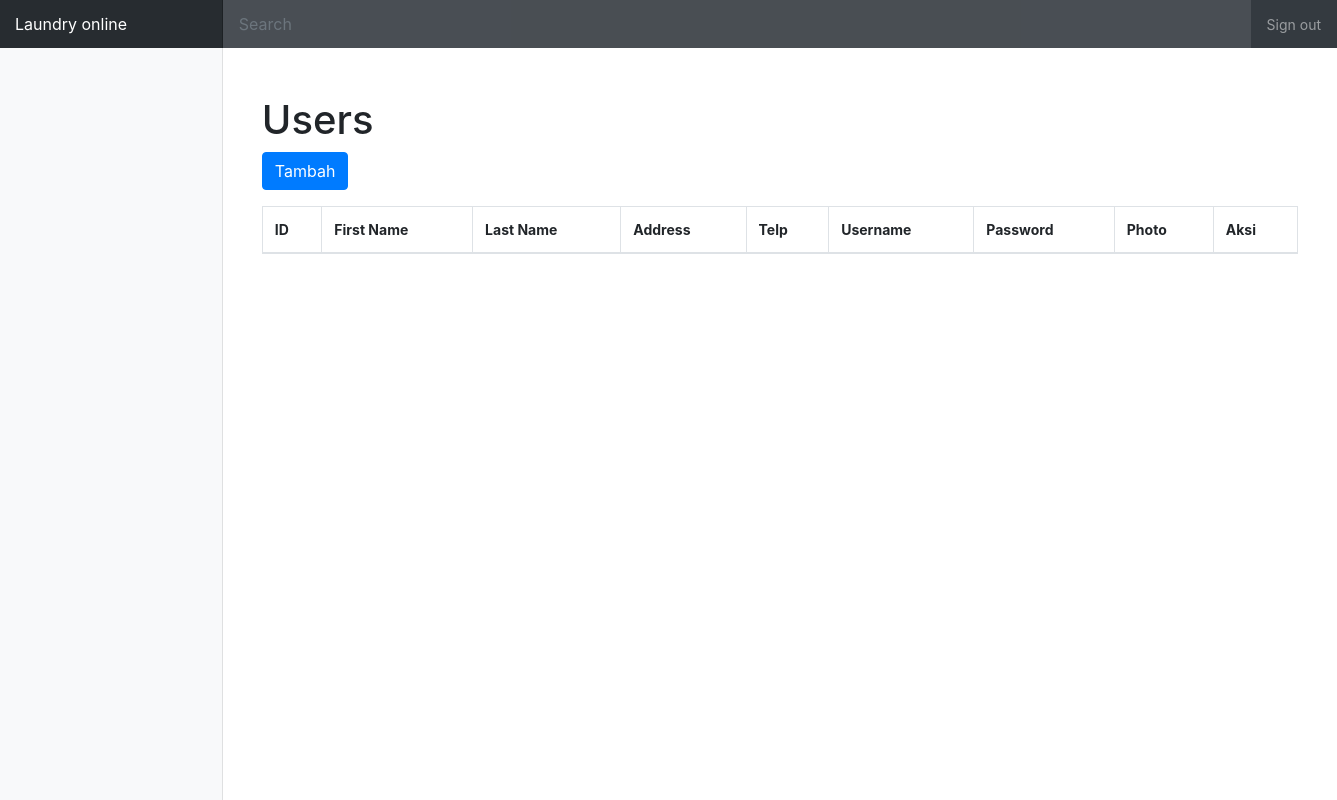
Page /index.php/users on the earlier database version.
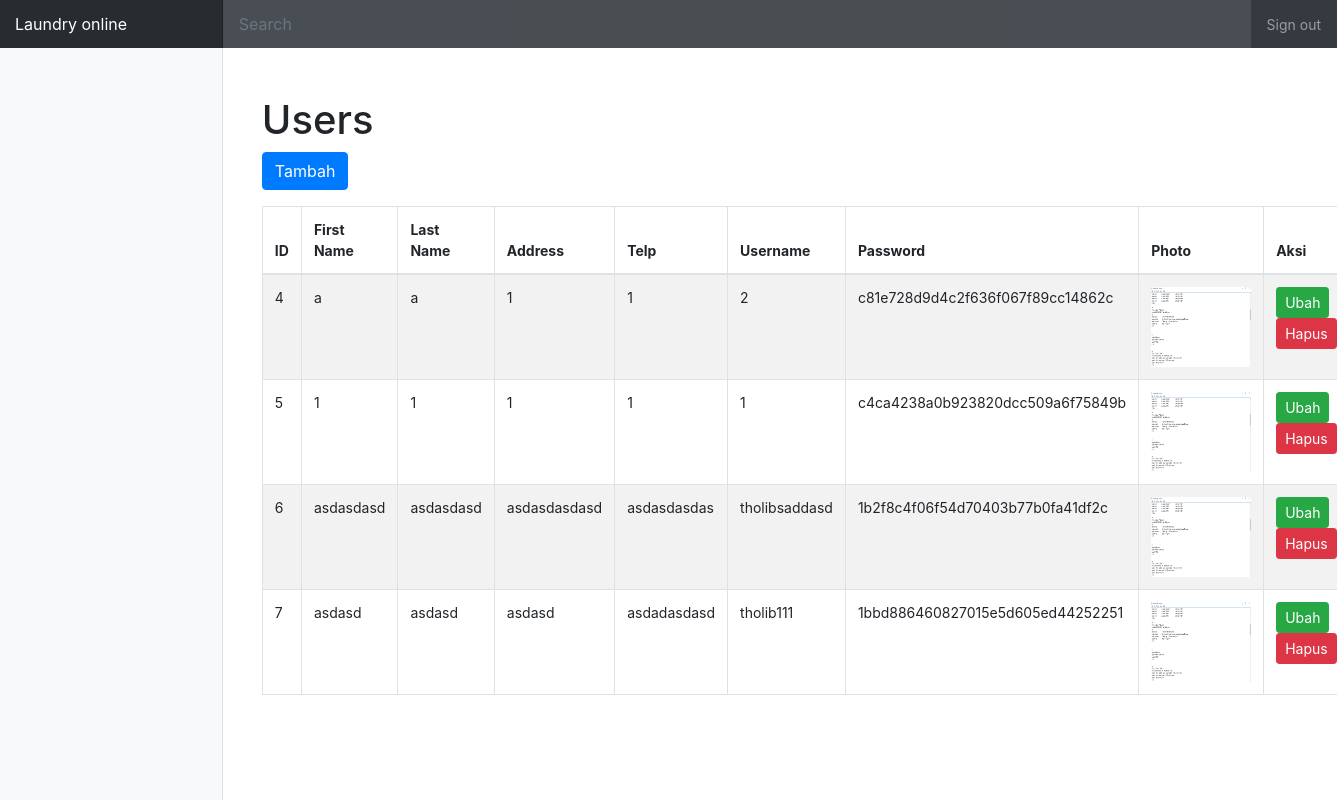
Same page on the later database version.
### tables this page shows
CREATE TABLE `users` (
  `id` int(11) NOT NULL,
  `firstname` varchar(20) NOT NULL,
  `lastname` varchar(20) NOT NULL,
  `address` varchar(90) NOT NULL,
  `telp` varchar(15) NOT NULL,
  `username` varchar(50) NOT NULL,
  `password` varchar(255) NOT NULL,
  `image` varchar(255) NOT NULL,
  `fk_id_level` int(11) NOT NULL
);

### application/controllers/Users.php (called while the page is built, shortened)
<?php
class Users extends CI_Controller {
	function __construct() {
		$this->load->model('Users_m');
		$this->load->helper('form');
	}
	public function index()
	{
		$data['getData'] = $this->Users_m->getData();
		$this->load->view('admin/users/users.php',$data);
	}
}

### index.php (called while the page is built, shortened)
<?php
require_once BASEPATH.'core/CodeIgniter.php';

### application/models/Users_m.php (called while the page is built, shortened)
<?php
class Users_m extends CI_Model {
	public function getData()
	{
		$this->db->select('*');
		$this->db->from("users");
		$query = $this->db->get();
		return $query->result_array();
	}
}

### application/views/admin/users/users.php (the view, shortened to what this page needs)
<?php $this->load->view('admin/header') ?>
<?php $this->load->view('admin/navbar') ?>
<?php $this->load->view('admin/menu') ?>
<main role="main" class="container">
	<h1>Users</h1>
	<a href="<?php echo base_url('Users/tambah') ?>" class="btn btn-primary mb-3">Tambah</a>
	<table class="table table-striped table-bordered" width="100%" id="example">
		<thead>
			<tr>
				<th>ID</th>
				<th>First Name</th>
				<th>Last Name</th>
				<th>Address</th>
				<th>Telp</th>
				<th>Username</th>
				<th>Password</th>
				<th>Photo</th>
				<th>Aksi</th>
			</tr>
		</thead>
		<tbody>
			<?php foreach ($getData as $key => $value): ?>
				<tr>
					<td><?php echo $value['id'] ?></td>
					<td><?php echo $value['firstname'] ?></td>
					<td><?php echo $value['lastname'] ?></td>
					<td><?php echo $value['address'] ?></td>
					<td><?php echo $value['telp'] ?></td>
					<td><?php echo $value['username'] ?></td>
					<td><?php echo $value['password'] ?></td>
					<td><img src="<?php echo base_url() ?>/assets/upload/Users/<?php echo $value['image'] ?>" alt="" width="100px" height="80px"></td>
					<td>
						<a href="<?php echo base_url('Users/ubah/'.$value['id']) ?>" class="btn btn-sm btn-success">Ubah</a>
						<a href="<?php echo base_url('Users/hapus/'.$value['id']) ?>" class="btn btn-sm btn-danger">Hapus</a>
					</td>
				</tr>
			<?php endforeach ?>
		</tbody>
	</table>
</main>
<?php $this->load->view('admin/footer') ?>

### application/views/admin/header.php (shortened to what this page needs)
<!doctype html>
<html lang="en">
  <head>
    <link href="<?php echo base_url() ?>assets/css/bootstrap.min.css" rel="stylesheet">
    <link rel="stylesheet" href="https://cdn.datatables.net/1.10.16/css/dataTables.bootstrap4.min.css">
    <link rel="stylesheet" href="https://cdn.datatables.net/responsive/2.2.1/css/responsive.bootstrap4.min.css">
    <link href="<?php echo base_url() ?>assets/css/dashboard.css" rel="stylesheet">
  </head>

### application/views/admin/navbar.php
<body>
    <nav class="navbar navbar-dark fixed-top bg-dark flex-md-nowrap p-0 shadow">
      <a class="navbar-brand col-sm-3 col-md-2 mr-0" href="#">Laundry online</a>
      <input class="form-control form-control-dark w-100" type="text" placeholder="Search" aria-label="Search">
      <ul class="navbar-nav px-3">
        <li class="nav-item text-nowrap">
          <a class="nav-link" href="<?php echo base_url('Login/logout') ?>">Sign out</a>
        </li>
      </ul>
    </nav>

### application/views/admin/menu.php (shortened to what this page needs)
<main role="main" class="col-md-9 ml-sm-auto col-lg-10 px-4">
<div class="container-fluid">
      <div class="row">
        <nav class="col-md-2 d-none d-md-block bg-light sidebar">
          <div class="sidebar-sticky">
          </div>
        </nav>

### application/views/admin/footer.php (shortened to what this page needs)
</div>
    </div>
</main>
  </body>
</html>

### assets/css/dashboard.css (style rules this page uses)
body { font-size: .875rem; }
.sidebar { position: fixed; top: 0; bottom: 0; left: 0; z-index: 100; padding: 48px 0 0; box-shadow: inset -1px 0 0 rgba(0, 0, 0, .1); }
.sidebar-sticky { position: relative; top: 0; height: calc(100vh - 48px); padding-top: .5rem; overflow-x: hidden; overflow-y: auto; }
[role="main"] { padding-top: 48px; }
.navbar-brand { padding-top: .75rem; padding-bottom: .75rem; font-size: 1rem; background-color: rgba(0, 0, 0, .25); box-shadow: inset -1px 0 0 rgba(0, 0, 0, .25); }
.navbar .form-control { padding: .75rem 1rem; border-width: 0; border-radius: 0; }
.form-control-dark { color: #fff; background-color: rgba(255, 255, 255, .1); border-color: rgba(255, 255, 255, .1); }

Differences in the rows shown:
added users: id "4", firstname "a", lastname "a", address "1", telp "1", username "2", password "c81e728d9d4c2f636f067f89cc14862c", image (picture)
added users: id "5", firstname "1", lastname "1", address "1", telp "1", username "1", password "c4ca4238a0b923820dcc509a6f75849b", image (picture)
added users: id "6", firstname "asdasdasd", lastname "asdasdasd", address "asdasdasdasd", telp "asdasdasdas", username "tholibsaddasd", password "1b2f8c4f06f54d70403b77b0fa41df2c", image (picture)
added users: id "7", firstname "asdasd", lastname "asdasd", address "asdasd", telp "asdadasdasd", username "tholib111", password "1bbd886460827015e5d605ed44252251", image (picture)
